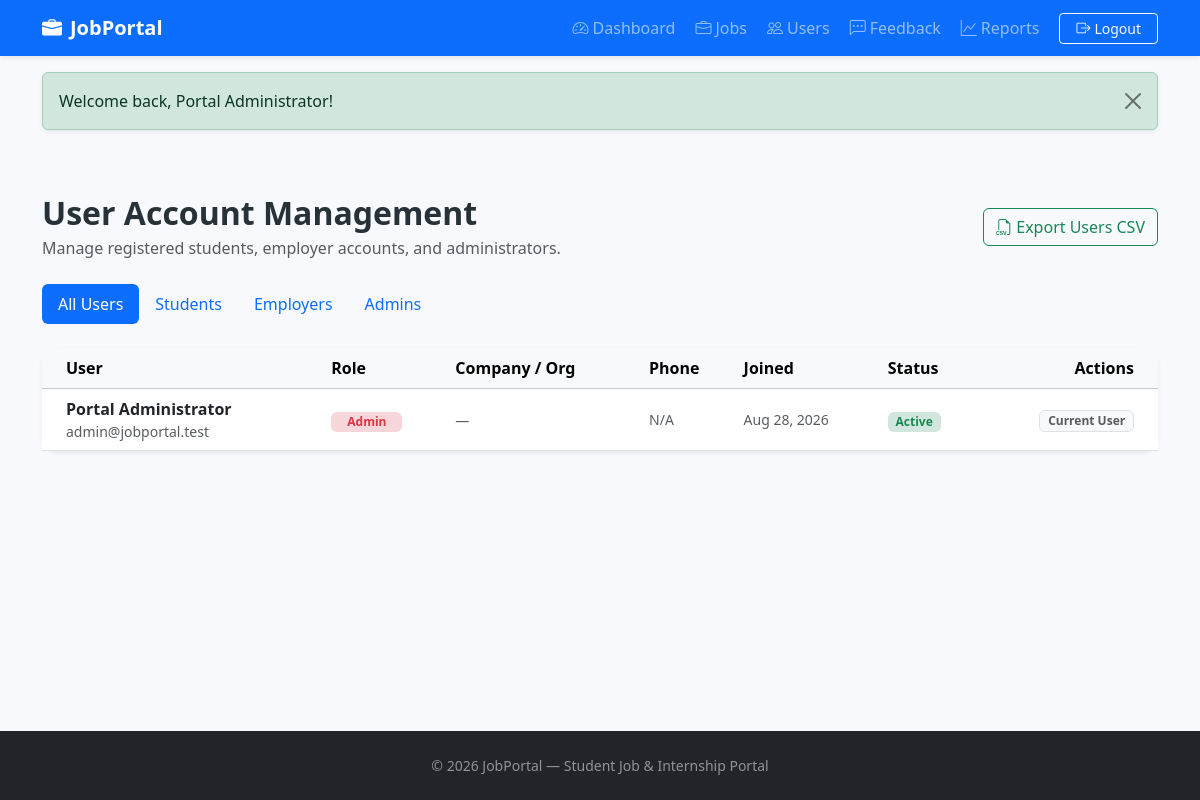
Before: /admin/users.php (signed in) with the older database file.
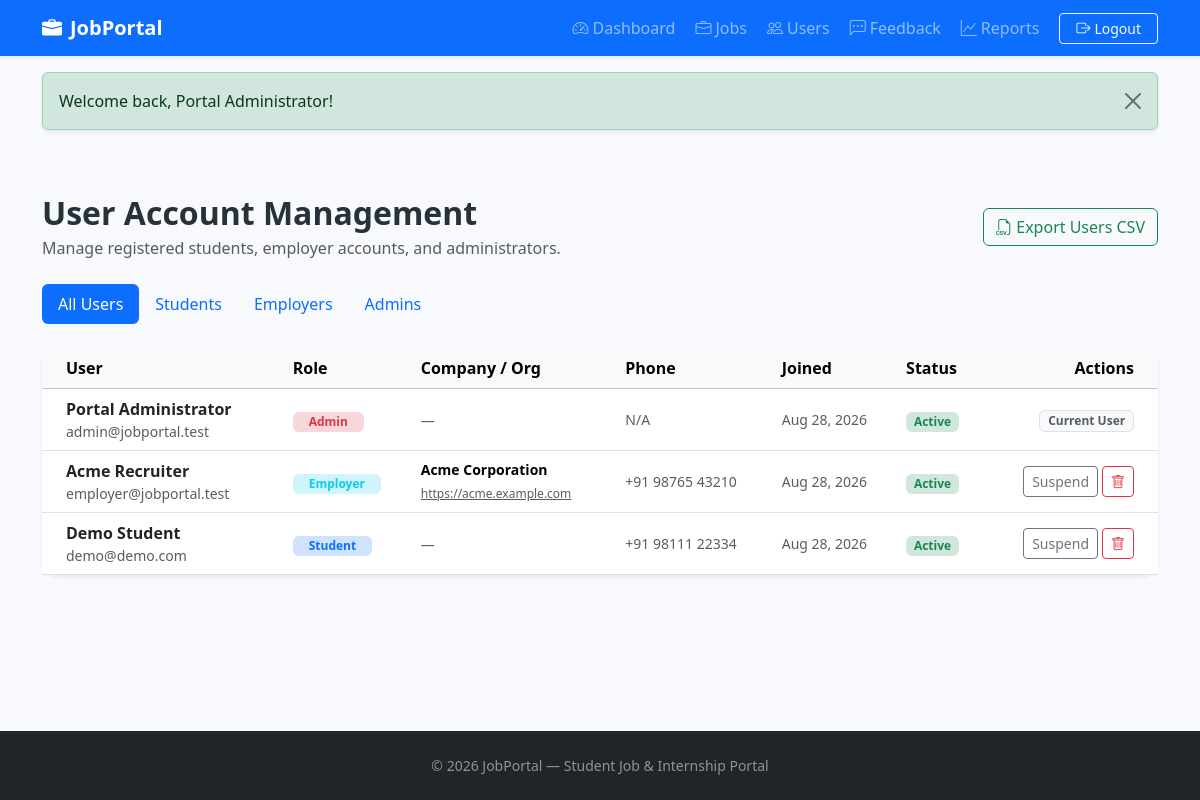
After: the same page with the newer database file.
### tables this page shows
CREATE TABLE IF NOT EXISTS users (
  id INT UNSIGNED AUTO_INCREMENT PRIMARY KEY,
  name VARCHAR(100) NOT NULL,
  email VARCHAR(150) NOT NULL UNIQUE,
  password VARCHAR(255) NOT NULL,
  role ENUM('student','employer','admin') NOT NULL DEFAULT 'student',
  company_name VARCHAR(150) DEFAULT NULL,
  company_website VARCHAR(200) DEFAULT NULL,
  company_about TEXT DEFAULT NULL,
  phone VARCHAR(30) DEFAULT '',
  education VARCHAR(150) DEFAULT '',
  skills TEXT DEFAULT NULL,
  resume_path VARCHAR(255) DEFAULT NULL,
  avatar_path VARCHAR(255) DEFAULT NULL,
  status ENUM('active','inactive') NOT NULL DEFAULT 'active',
  created_at TIMESTAMP DEFAULT CURRENT_TIMESTAMP
);

### admin/users.php (the view, shortened to what this page needs)
<?php
require __DIR__ . '/../config/database.php';
$base_path = '../';
$currentAdminId = (int)$_SESSION['user']['id'];
$roleFilter = trim($_GET['role'] ?? 'all');
$sql = "SELECT * FROM users";
$params = [];
$sql .= " ORDER BY created_at DESC";
$stmt = $pdo->prepare($sql);
$stmt->execute($params);
$users = $stmt->fetchAll();
include '../includes/header.php';
?>
<section class="container py-5">
    <div class="d-flex justify-content-between align-items-center mb-4 flex-wrap gap-2">
        <div>
            <h1 class="h2 fw-bold mb-1">User Account Management</h1>
            <p class="text-muted mb-0">Manage registered students, employer accounts, and administrators.</p>
        </div>
        <div class="d-flex gap-2">
            <a href="../actions/export-csv.php?type=users" class="btn btn-outline-success">
                <i class="bi bi-filetype-csv me-1"></i>Export Users CSV
            </a>
        </div>
    </div>
    <ul class="nav nav-pills mb-4">
        <li class="nav-item">
            <a class="nav-link <?= $roleFilter === 'all' ? 'active' : '' ?>" href="users.php">All Users</a>
        </li>
        <li class="nav-item">
            <a class="nav-link <?= $roleFilter === 'student' ? 'active' : '' ?>" href="users.php?role=student">Students</a>
        </li>
        <li class="nav-item">
            <a class="nav-link <?= $roleFilter === 'employer' ? 'active' : '' ?>" href="users.php?role=employer">Employers</a>
        </li>
        <li class="nav-item">
            <a class="nav-link <?= $roleFilter === 'admin' ? 'active' : '' ?>" href="users.php?role=admin">Admins</a>
        </li>
    </ul>
    <div class="card shadow-sm border-0">
        <div class="table-responsive">
            <table class="table table-hover align-middle mb-0">
                <thead class="table-light">
                    <tr>
                        <th class="ps-4">User</th>
                        <th>Role</th>
                        <th>Company / Org</th>
                        <th>Phone</th>
                        <th>Joined</th>
                        <th>Status</th>
                        <th class="pe-4 text-end">Actions</th>
                    </tr>
                </thead>
                <tbody>
                    <?php if (empty($users)): ?>
                        <tr><td colspan="7" class="text-center py-4 text-muted">No users found.</td></tr>
                    <?php else: ?>
                        <?php foreach ($users as $u):
                            $isSelf = ((int)$u['id'] === $currentAdminId);
                            $roleBadge = match($u['role']) {
                                'admin' => 'bg-danger-subtle text-danger',
                                'employer' => 'bg-info-subtle text-info',
                                default => 'bg-primary-subtle text-primary'
                            };
                        ?>
                            <tr>
                                <td class="ps-4">
                                    <div class="fw-bold text-dark"><?= htmlspecialchars($u['name']) ?></div>
                                    <div class="text-muted small"><?= htmlspecialchars($u['email']) ?></div>
                                </td>
                                <td>
                                    <span class="badge <?= $roleBadge ?> text-capitalize px-3 py-1">
                                        <?= htmlspecialchars($u['role']) ?>
                                    </span>
                                </td>
                                <td>
                                    <?php if ($u['role'] === 'employer' && !empty($u['company_name'])): ?>
                                        <div class="small fw-semibold"><?= htmlspecialchars($u['company_name']) ?></div>
                                        <?php if (!empty($u['company_website'])): ?>
                                            <a href="<?= htmlspecialchars($u['company_website']) ?>" target="_blank" class="text-muted" style="font-size:0.75rem;">
                                                <?= htmlspecialchars($u['company_website']) ?>
                                            </a>
                                        <?php endif; ?>
                                    <?php else: ?>
                                        <span class="text-muted small">&mdash;</span>
                                    <?php endif; ?>
                                </td>
                                <td>
                                    <div class="small text-muted"><?= htmlspecialchars($u['phone'] ?: 'N/A') ?></div>
                                </td>
                                <td>
                                    <div class="small text-muted"><?= date('M d, Y', strtotime($u['created_at'])) ?></div>
                                </td>
                                <td>
                                    <?php if ($u['status'] === 'active'): ?>
                                        <span class="badge bg-success-subtle text-success">Active</span>
                                    <?php else: ?>
                                        <span class="badge bg-danger-subtle text-danger">Suspended</span>
                                    <?php endif; ?>
                                </td>
                                <td class="pe-4 text-end">
                                    <?php if (!$isSelf): ?>
                                        <div class="d-inline-flex gap-1">
                                            <form action="../actions/toggle-user-status.php" method="post" class="d-inline">
                                                <button class="btn btn-outline-secondary btn-sm" title="Suspend or Activate account">
                                                    <?= $u['status'] === 'active' ? 'Suspend' : 'Activate' ?>
                                                </button>
                                            </form>
                                            <form action="../actions/delete-user.php" method="post" class="d-inline">
                                                <button class="btn btn-outline-danger btn-sm" onclick="return confirm('Permanently delete this user account and all their records?');" title="Delete account">
                                                    <i class="bi bi-trash"></i>
                                                </button>
                                            </form>
                                        </div>
                                    <?php else: ?>
                                        <span class="badge bg-light text-muted border">Current User</span>
                                    <?php endif; ?>
                                </td>
                            </tr>
                        <?php endforeach; ?>
                    <?php endif; ?>
                </tbody>
            </table>
        </div>
    </div>
</section>
<?php include '../includes/footer.php'; ?>

### includes/header.php (shortened to what this page needs)
<?php
$base_path = $base_path ?? '';
$currentUser = $_SESSION['user'] ?? null;
$unreadCount = 0;
if ($currentUser && isset($pdo)) {
    try {
        $stmt = $pdo->prepare("SELECT COUNT(*) FROM notifications WHERE user_id = ? AND is_read = 0");
        $stmt->execute([$currentUser['id']]);
        $unreadCount = (int)$stmt->fetchColumn();
    } catch (Exception $e) {}
}
?>
<!doctype html>
<html lang="en">
<head>
    <link href="https://cdn.jsdelivr.net/npm/bootstrap@5.3.3/dist/css/bootstrap.min.css" rel="stylesheet">
    <link rel="stylesheet" href="https://cdn.jsdelivr.net/npm/bootstrap-icons@1.11.3/font/bootstrap-icons.min.css">
    <link href="<?= $base_path ?>css/style.css" rel="stylesheet">
</head>
<body>
<nav class="navbar navbar-expand-lg navbar-dark bg-primary shadow-sm sticky-top">
    <div class="container">
        <a class="navbar-brand fw-bold d-flex align-items-center gap-2" href="<?= $base_path ?>index.php">
            <i class="bi bi-briefcase-fill"></i>
            <span>JobPortal</span>
        </a>
        <div id="nav" class="collapse navbar-collapse">
            <ul class="navbar-nav ms-auto align-items-lg-center gap-1">
                <?php if ($currentUser && $currentUser['role'] === 'student'): ?>
                    <li class="nav-item"><a class="nav-link" href="<?= $base_path ?>student/dashboard.php"><i class="bi bi-speedometer2 me-1"></i>Dashboard</a></li>
                    <li class="nav-item"><a class="nav-link" href="<?= $base_path ?>student/jobs.php"><i class="bi bi-search me-1"></i>Find Jobs</a></li>
                    <li class="nav-item"><a class="nav-link" href="<?= $base_path ?>student/applications.php"><i class="bi bi-send-check me-1"></i>Applications</a></li>
                    <li class="nav-item"><a class="nav-link" href="<?= $base_path ?>student/saved-jobs.php"><i class="bi bi-bookmark-heart me-1"></i>Saved</a></li>
                    <li class="nav-item"><a class="nav-link" href="<?= $base_path ?>student/profile.php"><i class="bi bi-person me-1"></i>Profile</a></li>
                    <li class="nav-item">
                        <a class="nav-link position-relative" href="<?= $base_path ?>student/notifications.php" title="Notifications">
                            <i class="bi bi-bell"></i>
                            <?php if ($unreadCount > 0): ?>
                                <span class="position-absolute top-1 start-100 translate-middle badge rounded-pill bg-danger" style="font-size:0.65rem;">
                                    <?= $unreadCount ?>
                                </span>
                            <?php endif; ?>
                        </a>
                    </li>
                    <li class="nav-item ms-lg-2">
                        <a class="btn btn-outline-light btn-sm px-3" href="<?= $base_path ?>student/logout.php"><i class="bi bi-box-arrow-right me-1"></i>Logout</a>
                    </li>
                <?php elseif ($currentUser && $currentUser['role'] === 'admin'): ?>
                    <li class="nav-item"><a class="nav-link" href="<?= $base_path ?>admin/dashboard.php"><i class="bi bi-speedometer2 me-1"></i>Dashboard</a></li>
                    <li class="nav-item"><a class="nav-link" href="<?= $base_path ?>admin/jobs.php"><i class="bi bi-briefcase me-1"></i>Jobs</a></li>
                    <li class="nav-item"><a class="nav-link" href="<?= $base_path ?>admin/users.php"><i class="bi bi-people me-1"></i>Users</a></li>
                    <li class="nav-item"><a class="nav-link" href="<?= $base_path ?>admin/feedback.php"><i class="bi bi-chat-left-dots me-1"></i>Feedback</a></li>
                    <li class="nav-item"><a class="nav-link" href="<?= $base_path ?>admin/reports.php"><i class="bi bi-graph-up me-1"></i>Reports</a></li>
                    <li class="nav-item ms-lg-2">
                        <a class="btn btn-outline-light btn-sm px-3" href="<?= $base_path ?>admin/logout.php"><i class="bi bi-box-arrow-right me-1"></i>Logout</a>
                    </li>
                <?php endif; ?>
            </ul>
        </div>
    </div>
</nav>
<main>
<?php if (!empty($_SESSION['flash'])): ?>
    <div class="container mt-3">
        <?php foreach ($_SESSION['flash'] as $type => $message):
            $alertClass = match($type) {
                'error' => 'alert-danger',
                'success' => 'alert-success',
                'warning' => 'alert-warning',
                default => 'alert-info'
            };
        ?>
            <div class="alert <?= $alertClass ?> alert-dismissible fade show shadow-sm" role="alert">
                <?= htmlspecialchars($message) ?>
                <button type="button" class="btn-close" data-bs-dismiss="alert" aria-label="Close"></button>
            </div>
        <?php endforeach; unset($_SESSION['flash']); ?>
    </div>
<?php endif; ?>

### includes/footer.php (shortened to what this page needs)
</main><footer class="bg-dark text-white-50 py-4 mt-5"><div class="container text-center small">&copy; <?= date('Y') ?> JobPortal &mdash; Student Job & Internship Portal</div></footer></body></html>

### css/style.css (style rules this page uses)
html,body { min-height:100%; }
body { min-height:100vh;display:flex;flex-direction:column;background:#f7f9fc;color:#263238 }
main { flex:1 }
.card { border:0;box-shadow:0 .25rem 1rem rgba(20,35,70,.08);border-radius:1rem }

Changed rows visible on the page:
added users: name "Acme Recruiter", email "employer@jobportal.test", role "Employer", company_name "Acme Corporation", company_website "https://acme.example.com", phone "+91 98765 43210", created_at "Aug 28, 2026", status "Active"
added users: name "Demo Student", email "demo@demo.com", role "Student", phone "+91 98111 22334", created_at "Aug 28, 2026", status "Active"
